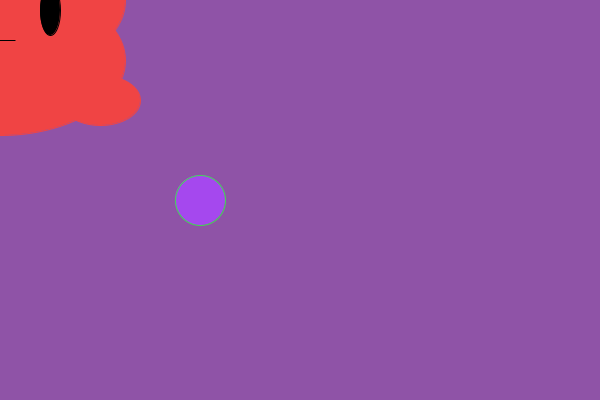
Frame 1 (no input)
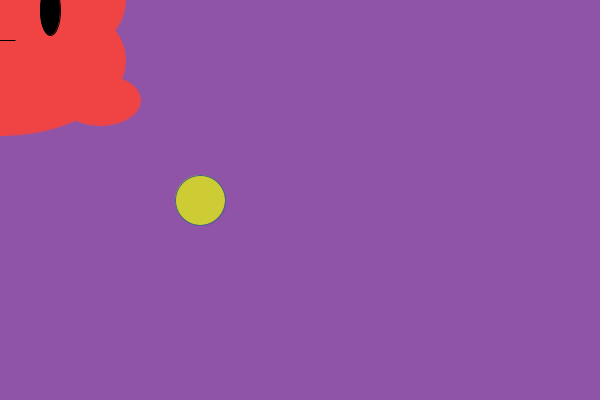
Frame 60 (the mouse pressed at the canvas centre just before this capture)
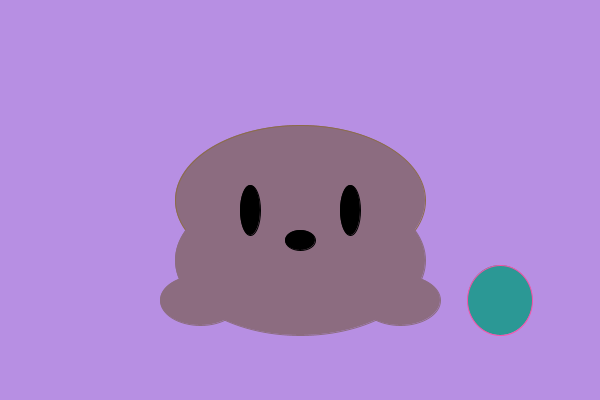
Frame 120 (the mouse held since frame 60 and released just before this capture)

The Processing sketch that drew these frames (run headless with seeded random() and noise(); from frame 60 on, the mouse is pressed at the canvas centre):

// Processing sketch: processing_181963
// ── processing_181963.pde



int mida = 80;
float x = 50;
float y = 40;
float velocitat = 5.5;

void setup () {
  size(600,400);
  //stroke(202,45,36,109);
  //fill(215);
  
}

void draw () {
  background(143+mouseY/5,83+mouseX/5,167+mouseX/5);
  
  //cos
  fill(240 - mouseX/3,68 + mouseY/5,68 + mouseX/5);
  stroke(240 - mouseX/3,68 + mouseY/5,68 + mouseX/58);
  ellipse (mouseX, mouseY, 250, 150);
  fill(240 - mouseX/3,68 + mouseY/5,68 + mouseX/5);
  stroke(240 - mouseX/3,68 + mouseY/5,68 + mouseX/5);
  ellipse (mouseX, mouseY+60, 250, 150);
  fill(240 - mouseX/3,68 + mouseY/5,68 + mouseX/5);
  stroke(240 - mouseX/3,68 + mouseY/5,68 + mouseX/5);
  ellipse (mouseX+100, mouseY+100, 80, 50);
  ellipse (mouseX-100, mouseY+100, 80, 50);
  
  //ulls i boca
  fill(00);
  stroke(00);
  ellipse (mouseX+50, mouseY+10, 20, 50);
  ellipse (mouseX-50, mouseY+10, 20, 50);
  ellipse(mouseX,mouseY+40, 30, mouseY/10);
  
  //pilota
  fill(random(10,250),random(10,250),random(10,250));
stroke(random(10,250),random(10,250),random(10,250));
ellipse (mouseX+200, mouseY/2+200,50 +mouseX/20,50 +mouseY/10);
  

}
